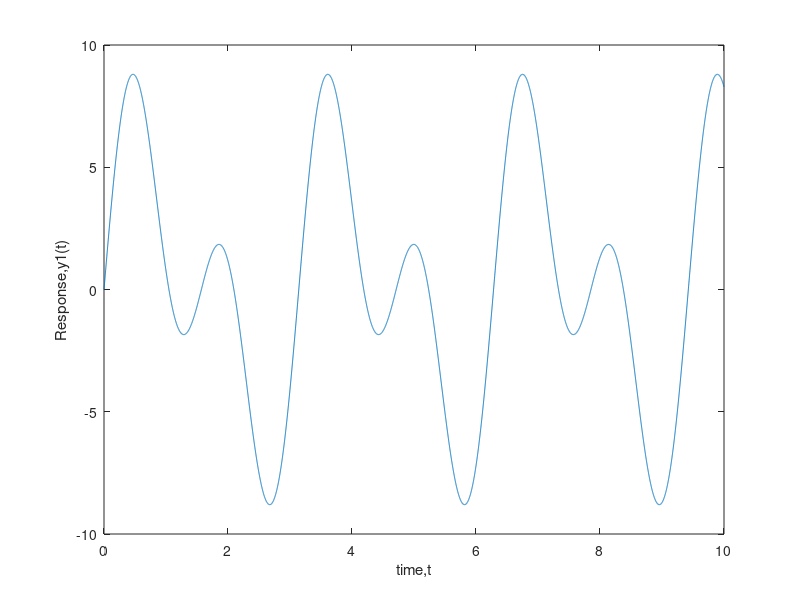
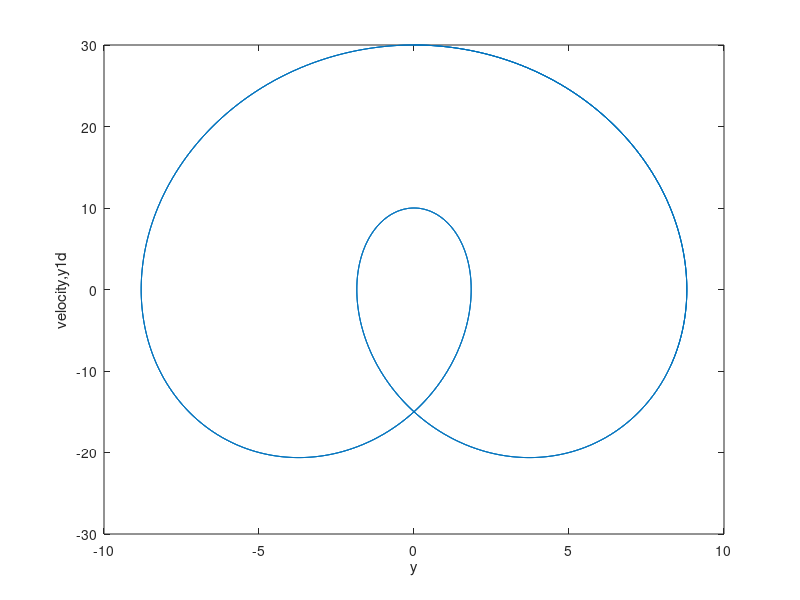

Source code (MATLAB) for these figures, in order:
t=0:0.001:10;

y1=5*sin(2*t);
y1d=10*cos(2*t);

y2=5*sin(4*t);
y2d=20*cos(4*t);

y=y1+y2;
yd=y1d+y2d;

figure;
title('Double Periodic Response')
plot(t,y)
xlabel("time,t"),ylabel("Response,y1(t)")

figure;
title('Phase Portrait')
plot(y,yd)
xlabel("y"),ylabel('velocity,y1d')